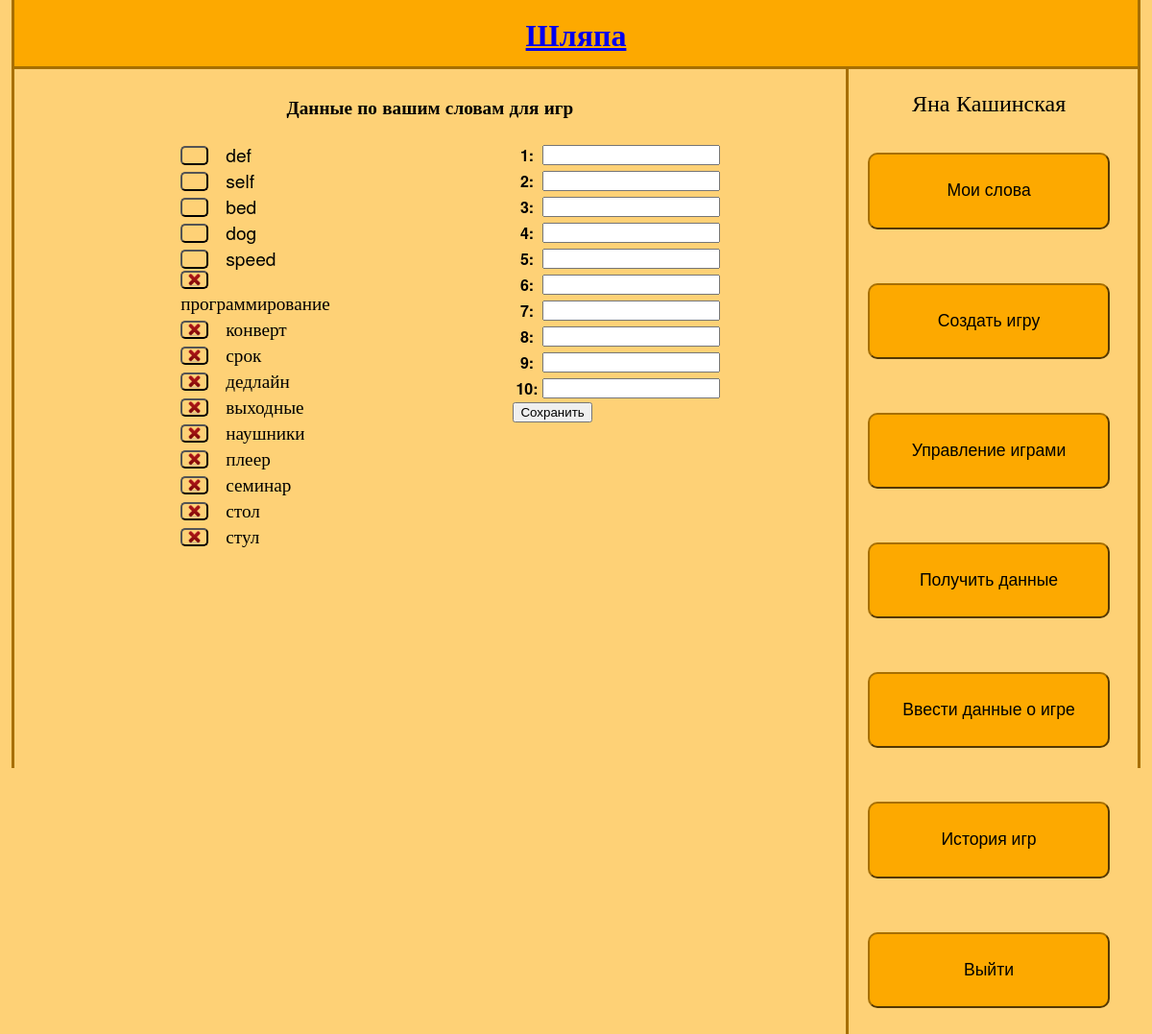
The page /words/ (signed in) on the database its author committed.
### game/models.py (models this page shows, shortened)
class UserWord(models.Model):
	user = models.ForeignKey(User)
	word = models.ForeignKey(Word)
	game = models.ManyToManyField(Game)
	def allow_delete(self):
		if len(self.game.all()) == 0:
			if len(self.word.user.all()) <= 1:
				return True
		return False

class Word(models.Model):
	word = models.CharField(max_length = 100)
	user = models.ManyToManyField(User, through='UserWord')

### views.py (the view)
# urls.py: url(r'^words/$', words),
def words(request):
	form = WordForm()
	if request.method == "POST":
		form = WordForm(request.POST)
	wordsUser = UserWord.objects.filter(user = request.user)
	return render_to_response('words.html', {'wordsUser': wordsUser, 'form':form}, context_instance=RequestContext(request))

### forms.py
class WordForm(forms.Form):
    word1 = forms.CharField(label='1', required=False)
    word2 = forms.CharField(label='2', required=False)
    word3 = forms.CharField(label='3', required=False)
    word4 = forms.CharField(label='4', required=False)
    word5 = forms.CharField(label='5', required=False)
    word6 = forms.CharField(label='6', required=False)
    word7 = forms.CharField(label='7', required=False)
    word8 = forms.CharField(label='8', required=False)
    word9 = forms.CharField(label='9', required=False)
    word10 = forms.CharField(label='10', required=False)

### templates/words.html (shortened to what this page needs)
{% extends "base.html" %}
{% block main %}
<p>
	<h1> Данные по вашим словам для игр </h1>
	<div class="table_words">
		<form action="/delete_word/" method="post">
		{% for word in wordsUser %}
			{% if word.allow_delete %}
	    	<button value="{{word.word.word}}" name="del_word" class = "button_del"> <img src="/media/delete.png" class="img_del"/> </button>
	    	{% else %}
	    	<button value="{{word.word.word}}" name="not_del_word" class = "button_del"> <img src="/media/empty.png" class="img_del"/> </button>
	    	{% endif%}
	    	<label for='del_word' class = "word"> {{word.word.word}}</label>
	    	<br>
		{% endfor %}
		</form>
	</div>
	<div id="write_words" >
		<form action="/save_words/" method="post">
			<table>
				{{form.as_table}}
			</table>
		<input type='submit' value='Сохранить'>
		</form>
	</div>
</p>
{% endblock %}

### templates/register.html (shortened to what this page needs)
{% if user.is_authenticated %}
  <div id = "user_name_main">
   <span> {{ user.first_name }} {{ user.last_name }} </span>
 </div>
{% endif %}

### templates/base.html (style rules this page uses)
html { font-family: "Helvetica Neue"; margin-left: 1%; margin-right: 1%; padding-left: 0px; padding-right: 0px; border-color: #a76f00; border-left-style: solid; border-right-style: solid; padding-top: 0px; margin-top: 0px; }
body { background-color: #fed176; height: auto; padding-top: 0px; padding-left: 0px; padding-right: 0px; margin-right: 0px; margin-left: 0px; margin-top: 0px; }
h1 { font-size: 120%; text-align: center; font-family: "Helvetica Neue"; padding: 1%; }

### templates/words.html (style rules this page uses)
.table_words { position: relative; left: 20%; top: 0px; width: 20%; float: left; }
.word { width: 10%; margin: 0px; padding: 0px; font-size: 120%; }
#write_words { float: left; width: 10%; position: relative; left: 40%; top: 0%; }
.button_del { background-color: transparent; border-radius: 5px; margin-right: 1em; }
.img_del { height: 1em; width: 1em; }

### templates/register.html (style rules this page uses)
#user_name_main { position: relative; text-align: center; font-size: 150%; }

### rows shown on the page
UserWord: word.word "def"
UserWord: word.word "self"
UserWord: word.word "bed"
UserWord: word.word "dog"
UserWord: word.word "speed"
UserWord: word.word "программирование"
UserWord: word.word "конверт"
UserWord: word.word "срок"
UserWord: word.word "дедлайн"
UserWord: word.word "выходные"
UserWord: word.word "наушники"
UserWord: word.word "плеер"
UserWord: word.word "семинар"
UserWord: word.word "стол"
UserWord: word.word "стул"

### other values the page prints
{{ user.first_name }} "Яна"
{{ user.last_name }} "Кашинская"
